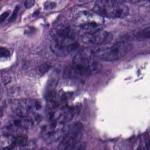
//> input picture dataset/test/01_TUMOR/1D8F_CRC-Prim-HE-02_007b.jpg_Row_151_Col_1.jpg, 150 x 150 px
$ ./thresholding_image_segmentation ../dataset/test/01_TUMOR/1D8F_CRC-Prim-HE-02_007b.jpg_Row_151_Col_1.jpg   (built with g++ and OpenCV 4)
//> lines starting //> are read from the running program, lines starting //| are printed output that depends on the picture; after the words box and inside, x2 and y2 are one past the last pixel; in counts of white or black regions, pixels touching at a corner belong together
#include "opencv2/highgui/highgui.hpp"
#include "opencv2/imgproc/imgproc.hpp"

#include <iostream>
#include <stdio.h>
#include <stdlib.h>

using namespace cv;
using namespace std;

Mat src; Mat src_gray;
int thresh = 45;
int max_thresh = 255;
RNG rng(12345);

/// Function header
void thresh_callback(int, void* );

/** @function main */
int main( int argc, char** argv )
{
  /// Load source image and convert it to gray
  src = imread( argv[1], 1 );
//> src is the input picture: 150 rows x 150 cols, CV_8UC3; mean B, G, R 146.5, 102, 127.9
  resize(src, src, Size(src.cols*3, src.rows*3));
//> src: 450 rows x 450 cols, CV_8UC3

  /// Convert image to gray and blur it
  cvtColor( src, src_gray, CV_BGR2GRAY );
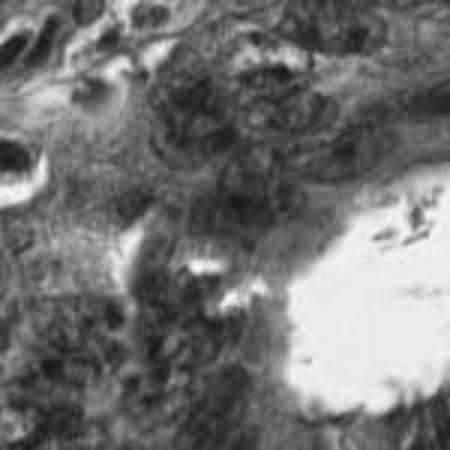
//> src_gray: 450 rows x 450 cols, CV_8UC1; min 17, max 251, mean 114.8
  blur( src_gray, src_gray, Size(3,3) );


  /// Create Window
  const char* source_window = "Source";
  namedWindow( source_window, CV_WINDOW_AUTOSIZE );
  imshow( source_window, src );

  createTrackbar( " Threshold:", "Source", &thresh, max_thresh, thresh_callback );
  thresh_callback( 0, 0 );

  waitKey(0);
  return(0);
}

/** @function thresh_callback */
void thresh_callback(int, void* )
{
  Mat threshold_output;
  vector<vector<Point> > contours;
  vector<Vec4i> hierarchy;

  /// Detect edges using Threshold
  threshold( src_gray, threshold_output, thresh, 255, THRESH_BINARY );
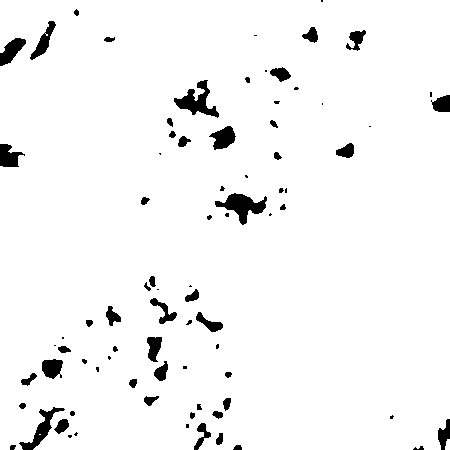
//> threshold_output: 450 rows x 450 cols, CV_8UC1; 96.1% white; 81 black regions (30 under 20 px)
  /// Find contours
  findContours( threshold_output, contours, hierarchy, CV_RETR_TREE, CV_CHAIN_APPROX_SIMPLE, Point(0, 0) );
//> contours = 76 contours, 25 with area under 20; largest, box (x1, y1, x2, y2) and area: (0, 0, 450, 450) 199400, (214, 192, 268, 226) 800, (173, 79, 220, 119) 768, (208, 125, 237, 151) 424, (29, 20, 57, 61) 386

  // [13 lines of commented-out code are left out]
  Mat drawing = Mat::zeros( threshold_output.size(), CV_8UC3 );

  int largest_area=0;
  int largest_contour_index=0;
  for( int i = 0; i< contours.size(); i++ ) // iterate through each contour.
  {
    double a=contourArea( contours[i],false);  //  Find the area of contour
    if(a>largest_area){
        largest_area=a;
        largest_contour_index=i;                //Store the index of largest contour
    }
  }
//> this loop made 76 passes
//> (a, largest_area) on passes 1, 3: (32, 32), (199399.5, 199399)
//> a on passes 2, 4, 5, 6, 7, 8: 0, 15, 78, 13.5, 18, 157
//> after the loop, largest_area = 199399; largest_contour_index = 2
  // cout << largest_area << " " << largest_contour_index << endl;
  contours[largest_contour_index].clear();
//> contours = 76 entries, 75 filled: 75 contours, 25 with area under 20; largest, box (x1, y1, x2, y2) and area: (214, 192, 268, 226) 800, (173, 79, 220, 119) 768, (208, 125, 237, 151) 424, (29, 20, 57, 61) 386, (41, 358, 64, 380) 342


  Scalar color = Scalar(255,255,255,0);
  for( int i = 0; i< contours.size(); i++ )
     {
      //  Scalar color = Scalar( rng.uniform(0, 255), rng.uniform(0,255), rng.uniform(0,255) );
       // contour
       //drawContours(InputOutputArray image, InputArrayOfArrays contours, int contourIdx, const Scalar& color, int thickness=1, int lineType=8, InputArray hierarchy=noArray(), int maxLevel=INT_MAX, Point offset=Point() )
//> (the run ends here: the program stops with an error, at `drawContours( drawing, contours, i, color, CV_FILLED, 8, vector<Vec4i>..`)
